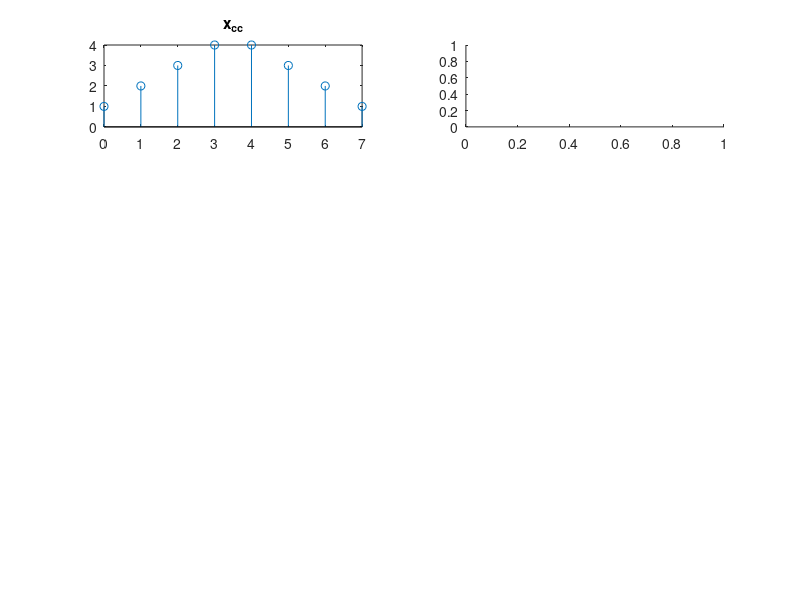

MATLAB code to generate this figure: (Note: this script raises an error after producing the figure.)
n = 0:7;
ycc = [1:4 4:-1:1];
ydd = [4:-1:1 1:4];

y = ycc;
subplot(4, 2, 1);
stem(n, y);
title('x_{cc}');
subplot(4, 2, 2);
plotfft(y);

y = ydd;
subplot(4, 2, 3);
stem(n, y);
title('x_{dd}');
subplot(4, 2, 4);
plotfft(y);

n = 0:15;

y = [ycc zeros(1,8)];
subplot(4, 2, 5);
stem(n, y);
title('x_{cc} (0-pad)');
subplot(4, 2, 6);
plotfft(y);

y = [ydd zeros(1,8)];
subplot(4, 2, 7);
stem(n, y);
title('x_{dd} (0-pad)');
subplot(4, 2, 8);
plotfft(y);
